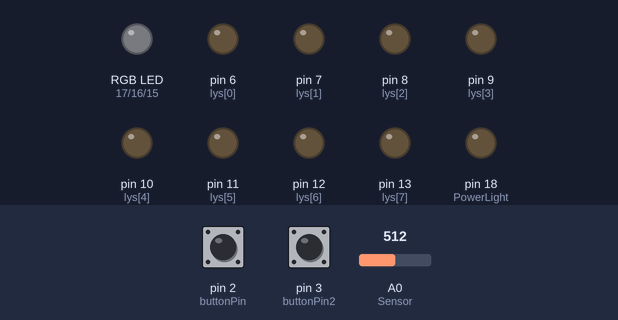
This sketch was run on a simulated Arduino Uno, built with avr-gcc and run on an emulated ATmega328P. On the bench: an RGB LED mixed from three pins (HIGH = lit), output pins drawn as LEDs (lit = HIGH). Dashed ring = blinking. Inputs (shaded band) come from the test bench; at power-on: pin 3 (buttonPin2) HIGH, pin 2 (buttonPin) HIGH, A0 (Sensor) = 512. Dim RGB values are drawn brighter than linear.

Above: at 1.8 s.
1.9 s: pin 3 (buttonPin2) pulled LOW for 0.65 s
At 2.5 s:
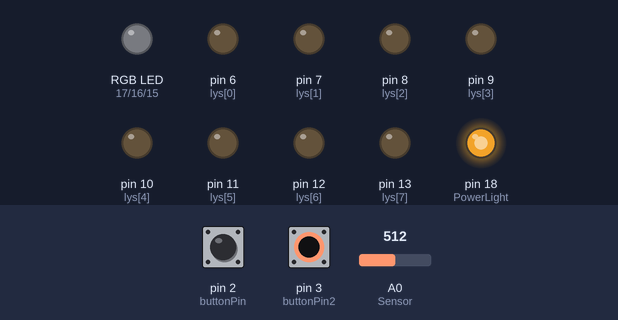
4.0 s: pin 2 (buttonPin) pulled LOW for 0.65 s
At 4.5 s:
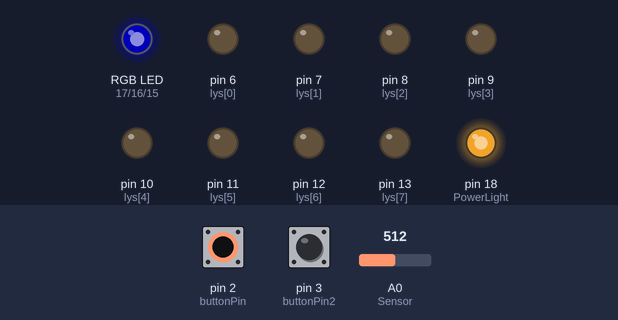
6.1 s: A0 (Sensor) set to 588
7.7 s: A0 (Sensor) set to 614
At 8.9 s:
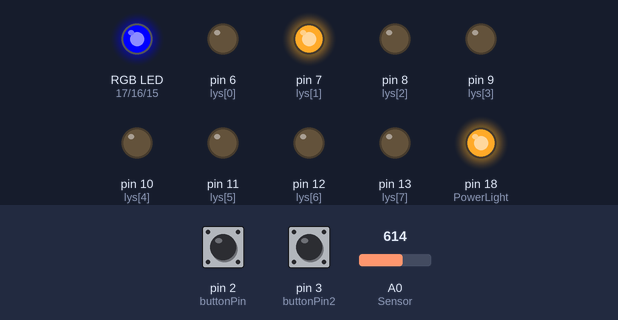
10.8 s: pin 2 (buttonPin) pulled LOW for 1 s
At 12.36 s:
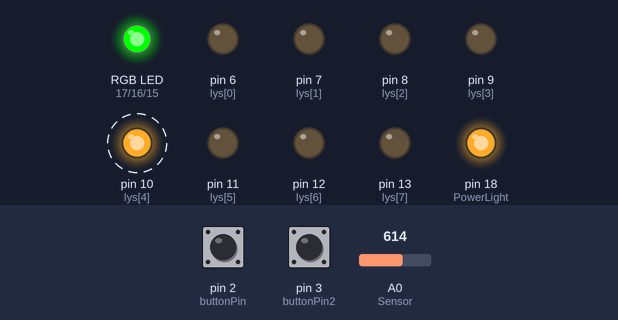
13.9 s: pin 2 (buttonPin) pulled LOW for 0.65 s
At 15.21 s:
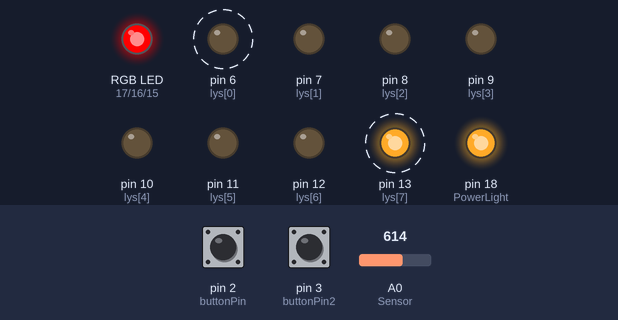
Timing chart, 0 to 18.0 s (numbered marks = the images above; inputs shaded):
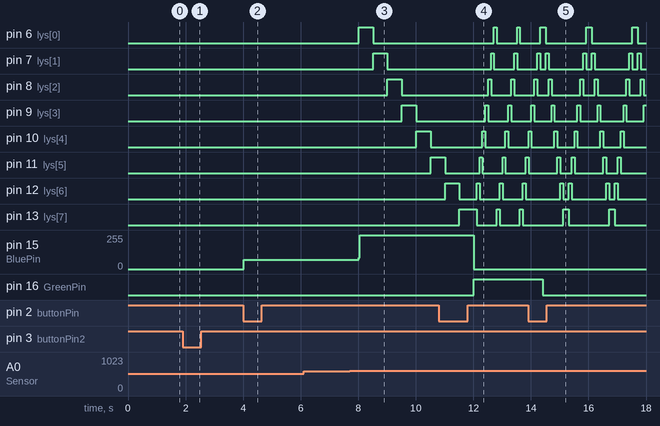

The sketch:

Lys_Kode.ino
```cpp
const int Sensor = A0;
const int buttonPin = 2;
const int buttonPin2 = 3;

const int lys[] = {6,7,8,9,10,11,12,13};

const int BluePin = 15;
const int GreenPin = 16;
const int RedPin = 17;
const int PowerLight = 18;

const int lysCount = 8;

int Mode = 0;
int pushCount1 = 0;
int SensoReading = 0;
int on = 0;

void setup() {

  for(int pin = 0; pin < lysCount; pin++){
    pinMode(lys[pin], OUTPUT);
  }
  pinMode(BluePin, OUTPUT);
  pinMode(GreenPin, OUTPUT);
  pinMode(RedPin, OUTPUT);
  pinMode(PowerLight, OUTPUT);

  pinMode(buttonPin, INPUT_PULLUP);
  pinMode(buttonPin2, INPUT_PULLUP);
  pinMode(Sensor, INPUT);

  attachInterrupt(digitalPinToInterrupt(buttonPin), ModeChanger, FALLING);
  attachInterrupt(digitalPinToInterrupt(buttonPin2), PowerButton, FALLING);
}

void loop() {
  on=(pushCount1==1);
  setColor(LOW,LOW,LOW);
  digitalWrite(lys[0],LOW);
  digitalWrite(lys[1],LOW);
  digitalWrite(lys[2],LOW);
  digitalWrite(lys[3],LOW);
  digitalWrite(lys[4],LOW);
  digitalWrite(lys[5],LOW);
  digitalWrite(lys[6],LOW);
  digitalWrite(lys[7],LOW);
  digitalWrite(PowerLight,LOW);

  unsigned long Time = millis();
  static unsigned long Last_Time = 0;

  if (Time - Last_Time > 500){
    SensoReading=analogRead(Sensor);
    Last_Time=Time;
  }

  if(on){
    digitalWrite(PowerLight,HIGH);
  }

  if (on){
    if (Mode==1){
      setColor(HIGH,LOW,LOW);
      if (SensoReading>600){
        for(int pin = 0; pin < lysCount; pin++){
        digitalWrite(lys[pin],HIGH);
        delay(500);
        digitalWrite(lys[pin],LOW);
        }
      }
    }
  }

  if (on){
    if (Mode==2){
      setColor(LOW,HIGH,LOW);
      if (SensoReading>600){
        for(int pin = 7; pin >= 0; pin--){
          digitalWrite(lys[pin],HIGH);
          delay(100);
          digitalWrite(lys[pin],LOW);
        }
      }
    }
  }

  if (on){
    if (Mode==3){
      setColor(LOW,LOW,HIGH);
      if (SensoReading>600){
        for(int pin = 0; pin < lysCount; pin++){
          digitalWrite(lys[pin],HIGH);
          delay(100);
          digitalWrite(lys[pin],LOW);
          }
        for(int pin = 7; pin >= 0; pin--){
          digitalWrite(lys[pin],HIGH);
          delay(100);
          digitalWrite(lys[pin],LOW);
        }
      }
    }
  }

  if (on){
    if (Mode==4){
      setColor(HIGH,HIGH,HIGH);
      if (SensoReading>600){
        for(int pin = 0; pin < lysCount; pin++){
        digitalWrite(lys[pin],HIGH);
        }
      }
    }
  }

  if (Mode>4){
    Mode=0;
  }

  if (pushCount1 > 1){
    pushCount1=0;
  }
}

void ModeChanger(){

  unsigned long Time = millis();
  static unsigned long Last_Time = 0;

  if (Time - Last_Time > 500){
    if (pushCount1==1){
    Mode++;
  }
}
Last_Time = Time;
}

void PowerButton(){

  unsigned long Time = millis();
  static unsigned long Last_Time = 0;

  if (Time - Last_Time > 500){
    pushCount1++;
  }
  Last_Time = Time;
}

void setColor(int Blue, int Green, int Red){
  digitalWrite(BluePin, Blue);
  digitalWrite(GreenPin, Green);
  digitalWrite(RedPin, Red);
}
```

Measured:
- the behaviour switches between 600 and 601 on A0 (Sensor) (found by bisection; images 2 and 3)
- after the input at 1.9 s, pin 18 (PowerLight): 0/255 → 227/255 at once
- after the input at 4.0 s, pin 15 (BluePin): 0/255 → 70/255 at once
- after the input at 6.1 s, every drawn part: stays the same
- after the input at 7.7 s, pin 6 (lys[0]): LOW → HIGH after 0.32 s, → LOW 0.50 s later; pin 7 (lys[1]): LOW → HIGH after 0.82 s, → LOW 0.50 s later; pin 8 (lys[2]): LOW → HIGH after 1.3 s, → LOW 0.50 s later; pin 9 (lys[3]): LOW → HIGH after 1.8 s, → LOW 0.50 s later; pin 10 (lys[4]): LOW → HIGH after 2.3 s, → LOW 0.50 s later
- after the input at 10.8 s, pin 10 (lys[4]): alternates HIGH for 0.10 s and LOW for 0.70 s, starting after 1.5 s; pin 15 (BluePin): 255/255 → 0/255 after 1.2 s; pin 16 (GreenPin): LOW → HIGH after 1.2 s
- after the input at 13.9 s, pin 6 (lys[0]): alternates HIGH for 0.20 s and LOW for 1.4 s, starting after 0.62 s; pin 13 (lys[7]): alternates HIGH for 0.20 s and LOW for 1.4 s, starting after 1.2 s; pin 16 (GreenPin): HIGH → LOW after 0.52 s; pin 17 (RedPin): LOW → HIGH after 0.52 s
- by itself, pin 13 (lys[7]): repeats every 0.80 s: LOW 0.70 s, HIGH 0.10 s
